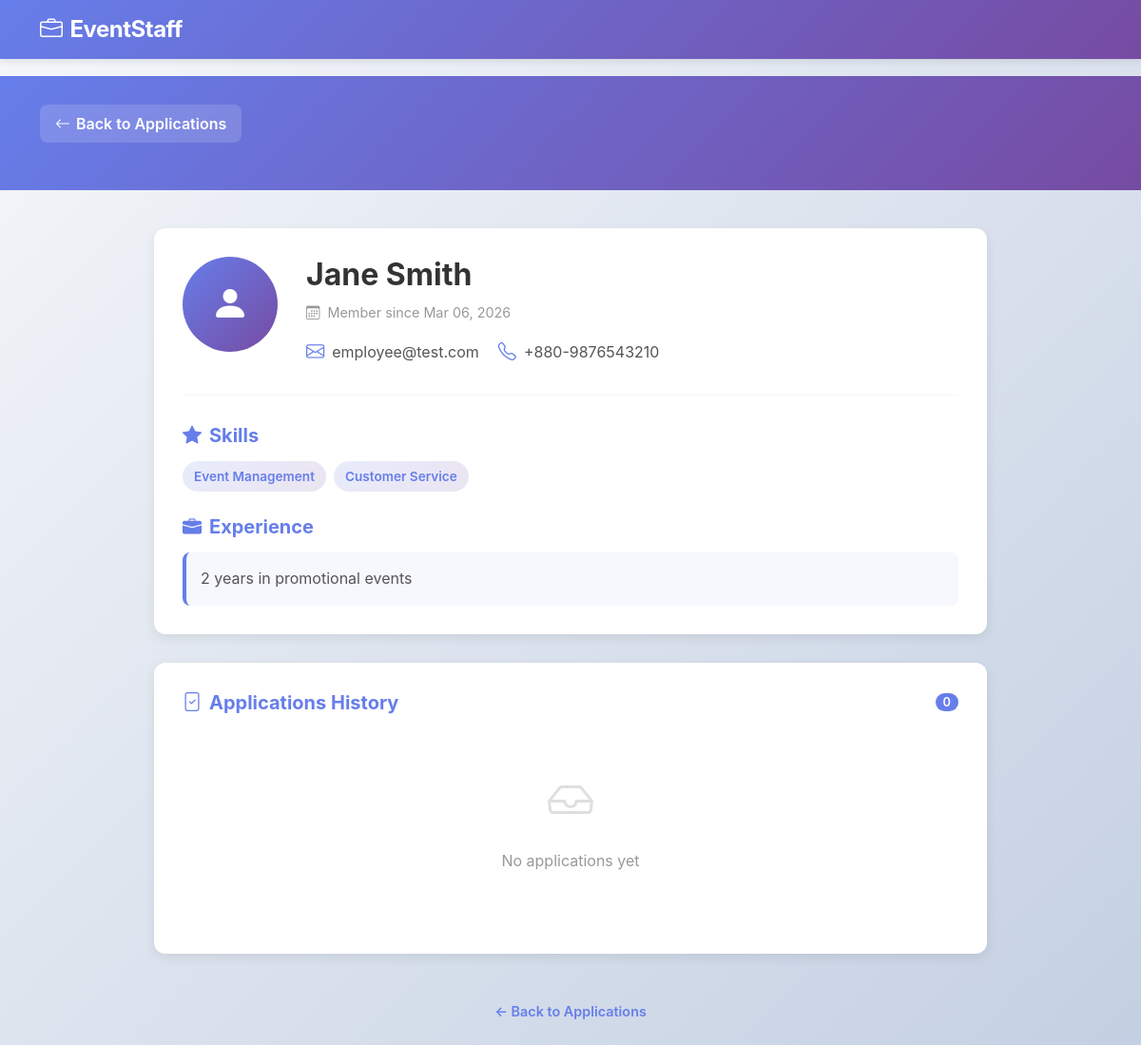
Screenshot of /organizer/employee_profile.php?id=3 (signed in) with the database file from the repository.
### tables this page shows
CREATE TABLE IF NOT EXISTS employee_profiles (
    id INT AUTO_INCREMENT PRIMARY KEY,
    user_id INT NOT NULL,
    full_name VARCHAR(255) NOT NULL,
    phone VARCHAR(20),
    skills TEXT,
    experience TEXT,
    created_at TIMESTAMP DEFAULT CURRENT_TIMESTAMP,
    FOREIGN KEY (user_id) REFERENCES users(id) ON DELETE CASCADE,
    INDEX idx_user_id (user_id)
);

CREATE TABLE IF NOT EXISTS users (
    id INT AUTO_INCREMENT PRIMARY KEY,
    email VARCHAR(255) NOT NULL UNIQUE,
    password VARCHAR(255) NOT NULL,
    role ENUM('admin', 'organizer', 'employee') NOT NULL,
    created_at TIMESTAMP DEFAULT CURRENT_TIMESTAMP,
    INDEX idx_email (email),
    INDEX idx_role (role)
);

### organizer/employee_profile.php (the view, shortened to what this page needs)
<?php
require_once '../config/database.php';
$organizer_id = get_user_id();
$employee_id = intval($_GET['id'] ?? 0);
try {
    $stmt = $conn->prepare("
        SELECT u.id, u.email, ep.full_name, ep.phone, ep.skills, ep.experience, ep.created_at
        FROM users u
        LEFT JOIN employee_profiles ep ON u.id = ep.user_id
        WHERE u.id = ? AND u.role = 'employee'
    ");
    $stmt->execute([$employee_id]);
    $employee = $stmt->fetch();
    $stmt = $conn->prepare("
        SELECT
            sa.id,
            sa.application_status,
            sa.applied_at,
            sa.reviewed_at,
            es.shift_date,
            es.start_time,
            es.end_time,
            es.required_staff,
            es.payment_per_shift,
            e.id as event_id,
            e.title,
            e.location
        FROM shift_applications sa
        JOIN event_shifts es ON sa.shift_id = es.id
        JOIN events e ON es.event_id = e.id
        WHERE sa.employee_id = ? AND e.organizer_id = ?
        ORDER BY sa.applied_at DESC
    ");
    $stmt->execute([$employee_id, $organizer_id]);
    $applications = $stmt->fetchAll();
} catch (PDOException $e) {
    header('Location: applications.php');
    exit();
}
?>
<!DOCTYPE html>
<html lang="en">
<head>
    <link href="https://cdn.jsdelivr.net/npm/bootstrap@5.3.0/dist/css/bootstrap.min.css" rel="stylesheet">
    <link rel="stylesheet" href="https://cdn.jsdelivr.net/npm/bootstrap-icons@1.11.0/font/bootstrap-icons.css">
    <link rel="stylesheet" href="../assets/css/style.css">
</head>
<body>
    <nav class="navbar navbar-expand-lg navbar-dark" style="background: linear-gradient(135deg, var(--primary) 0%, var(--primary-dark) 100%); box-shadow: 0 2px 8px rgba(0,0,0,0.1); position: fixed; top: 0; width: 100%; z-index: 1000;">
        <div class="container-lg">
            <a class="navbar-brand fw-bold" href="dashboard.php">
                <i class="bi bi-briefcase me-2"></i>EventStaff
            </a>
        </div>
    </nav>
    <div class="page-header">
        <div class="container-lg">
            <a href="applications.php" class="back-button">
                <i class="bi bi-arrow-left"></i>Back to Applications
            </a>
        </div>
    </div>
    <div class="container-lg mb-5" style="max-width: 900px;">
        <div class="profile-card">
            <div class="profile-header">
                <div class="profile-avatar">
                    <i class="bi bi-person-fill"></i>
                </div>
                <div class="profile-info" style="flex: 1;">
                    <h2><?php echo htmlspecialchars($employee['full_name'] ?? 'Employee'); ?></h2>
                    <p class="member-since">
                        <i class="bi bi-calendar3 me-1"></i>
                        Member since <?php echo date('M d, Y', strtotime($employee['created_at'])); ?>
                    </p>
                    <div class="contact-info">
                        <div class="contact-item">
                            <i class="bi bi-envelope"></i>
                            <span><?php echo htmlspecialchars($employee['email']); ?></span>
                        </div>
                        <?php if ($employee['phone']): ?>
                            <div class="contact-item">
                                <i class="bi bi-telephone"></i>
                                <span><?php echo htmlspecialchars($employee['phone']); ?></span>
                            </div>
                        <?php endif; ?>
                    </div>
                </div>
            </div>
            <hr style="margin: 30px 0; border-color: #e0e0e0;">
            <?php if ($employee['skills']): ?>
                <div>
                    <h5 class="section-title">
                        <i class="bi bi-star-fill"></i>Skills
                    </h5>
                    <div class="skills-container">
                        <?php
                        $skills = array_filter(explode(',', $employee['skills']), fn($s) => trim($s) !== '');
                        if (!empty($skills)) {
                            foreach ($skills as $skill):
                        ?>
                            <span class="skill-badge"><?php echo htmlspecialchars(trim($skill)); ?></span>
                        <?php
                            endforeach;
                        } else {
                            echo '<p style="color: #999; margin: 0;">No skills listed</p>';
                        }
                        ?>
                    </div>
                </div>
            <?php endif; ?>
            <?php if ($employee['experience']): ?>
                <div>
                    <h5 class="section-title">
                        <i class="bi bi-briefcase-fill"></i>Experience
                    </h5>
                    <div class="experience-text">
                        <?php echo nl2br(htmlspecialchars($employee['experience'])); ?>
                    </div>
                </div>
            <?php endif; ?>
        </div>
        <div class="profile-card">
            <h5 class="section-title" style="margin-top: 0;">
                <i class="bi bi-file-check"></i>Applications History
                <span style="background: var(--primary); color: white; padding: 2px 8px; border-radius: 12px; font-size: 0.8rem; margin-left: auto; font-weight: 600;">
                    <?php echo count($applications); ?>
                </span>
            </h5>
            <?php if (empty($applications)): ?>
                <div style="text-align: center; padding: 40px 20px; color: #999;">
                    <i class="bi bi-inbox" style="font-size: 3rem; opacity: 0.3; display: block; margin-bottom: 15px;"></i>
                    <p>No applications yet</p>
                </div>
            <?php endif; ?>
        </div>
        <div style="text-align: center; padding: 20px; color: #666; font-size: 0.9rem;">
            <a href="applications.php" style="color: var(--primary); text-decoration: none; font-weight: 600;">
                ← Back to Applications
            </a>
        </div>
    </div>
</body>
</html>

### assets/css/style.css (style rules this page uses)
* { margin: 0; padding: 0; box-sizing: border-box; }
body { font-family: 'Inter', 'Segoe UI', Tahoma, Geneva, Verdana, sans-serif; overflow-x: hidden; scroll-behavior: smooth; padding-top: 56px; }
.navbar-brand { font-size: 1.5rem; font-weight: 700; letter-spacing: -0.5px; }
html { scroll-behavior: smooth; }

### organizer/employee_profile.php (style rules this page uses)
* { --primary: #667eea; --primary-dark: #764ba2; }
body { background: linear-gradient(135deg, #f5f7fa 0%, #c3cfe2 100%); min-height: 100vh; padding-top: 80px; }
.page-header { background: linear-gradient(135deg, var(--primary) 0%, var(--primary-dark) 100%); color: white; padding: 30px 0; margin-bottom: 40px; }
.profile-card { background: white; border-radius: 12px; box-shadow: 0 4px 12px rgba(0, 0, 0, 0.08); padding: 30px; margin-bottom: 30px; }
.profile-header { display: flex; align-items: start; gap: 30px; margin-bottom: 30px; flex-wrap: wrap; }
.profile-avatar { width: 100px; height: 100px; background: linear-gradient(135deg, var(--primary) 0%, var(--primary-dark) 100%); border-radius: 50%; display: flex; align-items: center; justify-content: center; color: white; font-size: 2.5rem; flex-shrink: 0; }
.profile-info h2 { margin: 0 0 10px 0; color: #333; font-weight: 700; }
.profile-info .contact-info { display: flex; flex-wrap: wrap; gap: 20px; margin-top: 15px; }
.contact-item { display: flex; align-items: center; gap: 8px; color: #555; }
.contact-item i { color: var(--primary); font-size: 1.2rem; }
.section-title { font-weight: 700; color: var(--primary); margin-top: 25px; margin-bottom: 15px; display: flex; align-items: center; gap: 8px; }
.skills-container { display: flex; flex-wrap: wrap; gap: 8px; margin-bottom: 20px; }
.skill-badge { background: linear-gradient(135deg, rgba(102, 126, 234, 0.15) 0%, rgba(118, 75, 162, 0.15) 100%); color: var(--primary); padding: 6px 12px; border-radius: 20px; font-size: 0.85rem; font-weight: 600; }
.experience-text { background: rgba(102, 126, 234, 0.05); padding: 15px; border-left: 4px solid var(--primary); border-radius: 8px; color: #555; line-height: 1.6; }
.back-button { display: inline-flex; align-items: center; gap: 6px; color: white; text-decoration: none; font-weight: 600; margin-bottom: 20px; padding: 8px 16px; background: rgba(255, 255, 255, 0.15); border-radius: 8px; transition: all 0.3s ease; }
.member-since { color: #999; font-size: 0.9rem; }

### rows the page displays
employee_profiles: full_name "Jane Smith", created_at "Mar 06, 2026", user.email "employee@test.com", phone "+880-9876543210", skills "Event Management", skills "Customer Service", experience "2 years in promotional events"

### other values shown
count($applications) "0"
